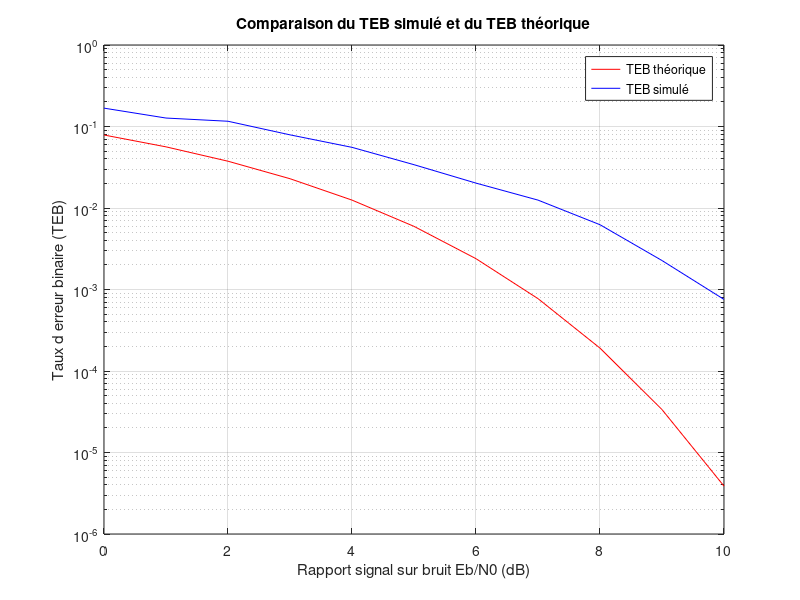

Recreate this plot in MATLAB.
%% ATTENTION
%0,5 est aussi transmis !!!!!

%E=sum(S_l.^2)
%E/(Eb/N0)*Fse=sigma^2

%Écart observé provient du 0,5.


%% SALLMONE Armela & MONY Alexandra

clear; % Efface les variables de l environnement de travail
close all; % Ferme les figures ouvertes
clc; % Efface la console


%% Initialisation des paramètres

Fe = 20e6; % Fréquence d'échantillonnage
Te=1/Fe; % Période d'échantillonnage
Ts=1/1e6; % Période d'émission des symboles
Fse=Ts/Te; % Facteur de sur-échantillonnage
Ns = 1000; % Nombre de symboles à émettre par paquet
Nfft = 256; 

% Implémentation de la constelation
const=[0 1];

% Filtre de mise en forme
p=[-1/2*ones(1,Fse/2),1/2*ones(1,Fse/2)];
% p0=ones(1,Fse/2);
% p1=ones(1,Fse/2);
len_p=length(p);

p_a=fliplr(p); % Filtre adapté
sigA2 = 1;% Variance théorique des symboles

eb_n0_dB=0:1:10; %Liste des Eb/No en dB
eb_n0 = 10.^(eb_n0_dB/10); % Liste des Eb/N0

TEB = zeros(size(eb_n0)); % Tableau des TEB (résultats) 
% Tableau des probabilités d’erreurs théoriques
Pb = qfunc(sqrt(2*eb_n0)); 


for i = 1:length(eb_n0) 
    disp(i);
    error_cnt = 0;
    bit_cnt = 0;
    while error_cnt < 100
        %% Émetteur          
        Bk= randi([0 1],1,Ns); % Génération aléatoire des bits
        len_Bk=length(Bk);
        
        % Filtre de mise en forme
        S_l=zeros(1,len_Bk*len_p);
        
        for j=0:len_Bk-1
            S_l((len_p*j+1):(len_p*(j+1)))=(1-2*Bk(j+1))*p;
            
        end
        
        S_l=0.5+S_l;
        E=mean(abs(S_l).^2);
        sigma2=E*Fse/eb_n0(i);
        %% Canal
        nl = sqrt(sigma2/2) * (randn(size(S_l)) + 1j*randn(size(S_l))); % Génération du bruit blanc gaussien complexe 
        Y_l=nl+S_l;

        %% Récepteur
        % Filtre de reception
        R_l=conv(Y_l,p_a);
        
        
        % Échantillonnage au rythme Ts
        R_m=zeros(1,len_Bk);
        indices = 0:len_Bk-1;
        R_m(indices+1) = R_l(indices*Fse+length(p));
 
        % Association Symbole->Bits
        Bk_tilde=(real(R_m)<0);
        
        % Calcul du TEB
        error=sum(Bk(:) ~= Bk_tilde(:));
        error_cnt = error_cnt+error;  % incrémenter le compteur d'erreurs
        bit_cnt = bit_cnt + Ns;% incrémenter le compteur de bits envoyés
    end
    TEB(i) = error_cnt/bit_cnt;
end


%% Affichage des résultats

figure;
semilogy(eb_n0_dB, Pb, 'r');
hold on;
semilogy(eb_n0_dB, TEB, 'b');

% Titre et légendes
title('Comparaison du TEB simulé et du TEB théorique');
xlabel('Rapport signal sur bruit Eb/N0 (dB)');
ylabel("Taux d erreur binaire (TEB)");
legend('TEB théorique', 'TEB simulé');
grid on;